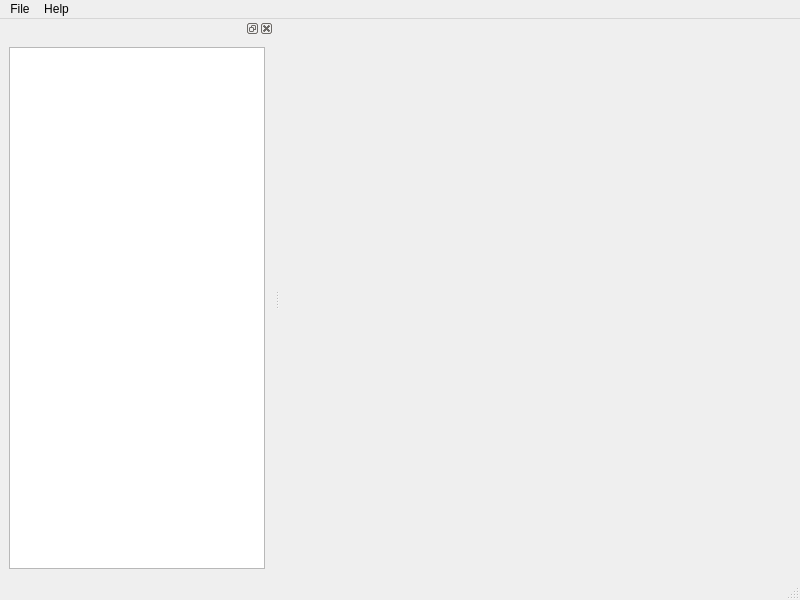
<?xml version="1.0" encoding="UTF-8"?>
<ui version="4.0">
 <class>MainWindow</class>
 <widget class="QMainWindow" name="MainWindow">
  <property name="geometry">
   <rect>
    <x>0</x>
    <y>0</y>
    <width>800</width>
    <height>600</height>
   </rect>
  </property>
  <property name="windowTitle">
   <string>MainWindow</string>
  </property>
  <property name="dockOptions">
   <set>QMainWindow::DockOption::AllowNestedDocks|QMainWindow::DockOption::AllowTabbedDocks|QMainWindow::DockOption::AnimatedDocks</set>
  </property>
  <widget class="QWidget" name="centralwidget"/>
  <widget class="QMenuBar" name="menubar">
   <property name="geometry">
    <rect>
     <x>0</x>
     <y>0</y>
     <width>800</width>
     <height>24</height>
    </rect>
   </property>
   <widget class="QMenu" name="menuFile">
    <property name="title">
     <string>File</string>
    </property>
    <addaction name="actionOpen"/>
   </widget>
   <widget class="QMenu" name="menuHelp">
    <property name="title">
     <string>Help</string>
    </property>
   </widget>
   <addaction name="menuFile"/>
   <addaction name="menuHelp"/>
  </widget>
  <widget class="QStatusBar" name="statusbar"/>
  <widget class="QDockWidget" name="dockWidget">
   <property name="sizePolicy">
    <sizepolicy hsizetype="Expanding" vsizetype="Expanding">
     <horstretch>0</horstretch>
     <verstretch>0</verstretch>
    </sizepolicy>
   </property>
   <attribute name="dockWidgetArea">
    <number>1</number>
   </attribute>
   <widget class="QWidget" name="dockWidgetContents">
    <layout class="QVBoxLayout" name="verticalLayout">
     <item>
      <widget class="QListWidget" name="listWidget"/>
     </item>
    </layout>
   </widget>
  </widget>
  <action name="actionOpen">
   <property name="text">
    <string>Open</string>
   </property>
   <property name="shortcut">
    <string>Ctrl+O</string>
   </property>
  </action>
 </widget>
 <resources/>
 <connections/>
</ui>
